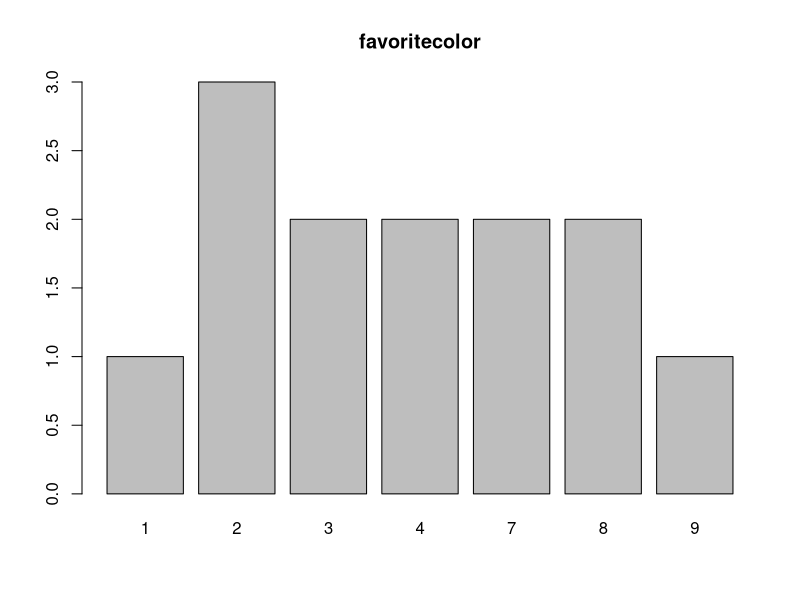

This chart was generated by the following R code:
func <- function(x,y=2) {
  result <- x/y
  print(result)
}
func(2,2)

func <- function(x,y=2) {
  result <- x/y
  return(result)
}

score <- c(93, 84, 29,40,60,99, 85, 80)
which(score==40)
which.max(score)
min(score)

idx <- which(score<=70)
score[idx] <- 80
score


favoritecolor <- c(3, 4, 8, 9, 2, 7, 3, 1, 2, 7, 8, 4, 2) 
ds <- table(favoritecolor)
ds
barplot(ds, main = 'favoritecolor')
